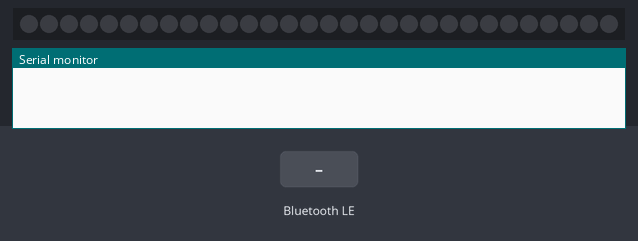
Simulated run of this sketch. Board: ESP32. On the bench: 30 RGB LEDs in strip order, left to right, the last lines printed to the serial monitor. The test bench sets the inputs (shaded band). Nothing arrives over Bluetooth unless stated; a phone connects over Bluetooth LE 3 s after start.

Above: at 1.2 s.
1.3 s: Bluetooth LE write "on" received
At 2.5 s:
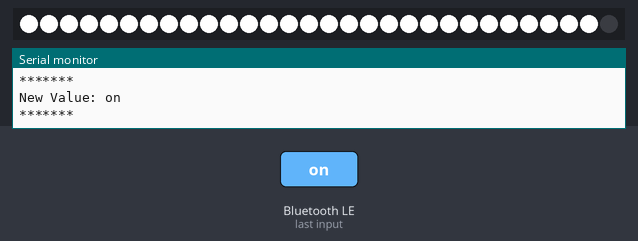
Timing chart, 0 to 4.3 s (numbered marks = the images above; inputs shaded):
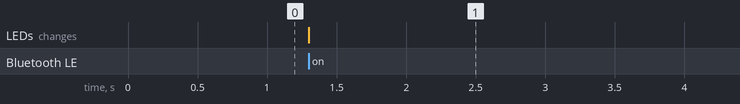

The sketch:

microcontroller.ino
```cpp
#include <BLEDevice.h>
#include <BLEUtils.h>
#include <BLEServer.h>
#include <Adafruit_NeoPixel.h>

#define RED strip.Color(255, 0, 0)
#define GREEN strip.Color(0, 255, 0)
#define BLUE strip.Color(0, 0, 255)
#define WHITE strip.Color(255, 255, 255)
#define BLACK strip.Color(0, 0, 0)

#define LED_PIN 10
#define LED_COUNT 30
Adafruit_NeoPixel strip(LED_COUNT, LED_PIN, NEO_GRB + NEO_KHZ800);


#define SERVICE_UUID        "4fafc201-1fb5-459e-8fcc-c5c9c331914b"
#define CHARACTERISTIC_UUID "beb5483e-36e1-4688-b7f5-ea07361b26a8"

BLEServer *pServer;

void show(uint32_t color) {
  strip.fill(color, 0, 29);
  strip.show();
}

void showLED(uint8_t led, uint32_t color) {
  strip.setPixelColor(led, color);
  strip.show();
}

class MyCallbacks: public BLECharacteristicCallbacks {
  void onWrite(BLECharacteristic *pCharacteristic) {
    // raw data packet:
    std::string value = pCharacteristic->getValue();
    if (value.length() > 0) {
      if (value == "on") {
        show(WHITE);
      } else if (value == "red") {
        show(RED);
      } else if (value == "off") {
        show(BLACK);
      } else if (value.substr(0, 6) == "setAll") {
        Serial.println("Setting custom color");

        Serial.println(std::stoi(value.substr(7, 2), 0, 16));

        uint8_t red = std::stoi(value.substr(7, 2), 0, 16);
        uint8_t green = std::stoi(value.substr(9, 2), 0, 16);
        uint8_t blue = std::stoi(value.substr(11, 2), 0, 16);

        show(strip.Color(red, green, blue));
      } else if (value.substr(0, 3) == "set") {
        uint8_t red = std::stoi(value.substr(4, 2), 0, 16);
        uint8_t green = std::stoi(value.substr(6, 2), 0, 16);
        uint8_t blue = std::stoi(value.substr(8, 2), 0, 16);

        uint8_t led = std::stoi(value.substr(11, 2));
        showLED(led, strip.Color(red, green, blue));
      }
      Serial.println("*******");
      Serial.print("New Value: ");
      for (int i = 0; i < value.length(); i++) {
        Serial.print(value[i]);
      }

      Serial.println();
      Serial.println("*******");
    }
  }
};

class ServerCallbacks: public BLEServerCallbacks {
  void onConnect(BLEServer* pServer, esp_ble_gatts_cb_param_t* param) {
    // std::map<uint16_t, conn_status_t> clients = pServer->getPeerDevices(true);
    // Serial.println(">> New Connection");

    // for (std::map<uint16_t, conn_status_t>::iterator it = clients.begin(); it != clients.end(); ++it) {
    //   Serial.printf("Device: %s %s\n", it->first, it->second);
    // }
    for (int i = 0; i < 3; i++) {
      show(GREEN);
      sleep(1);
      show(BLACK);
      sleep(1);
    }
    Serial.println("<< New Connection");
  }

  void onDisconnect(BLEServer* pServer) {
    Serial.println(">> Disconnected");
    for (int i = 0; i < 3; i++) {
      show(RED);
      sleep(1);
      show(BLACK);
      sleep(1);
    }
    Serial.println("<< Disconnected");
  }
};

void setup() {
  // put your setup code here, to run once:
  strip.begin();
  strip.show();
  Serial.begin(115200);

  BLEDevice::init("Light Control");
  pServer = BLEDevice::createServer();
  pServer->setCallbacks(new ServerCallbacks());

  BLEService *pService = pServer->createService(SERVICE_UUID);

  BLECharacteristic *pCharacteristic = pService->createCharacteristic(
                                         CHARACTERISTIC_UUID,
                                         BLECharacteristic::PROPERTY_READ |
                                         BLECharacteristic::PROPERTY_WRITE
                                        );

  pCharacteristic->setCallbacks(new MyCallbacks());

  pCharacteristic->setValue("Hello, World!");
  pService->start();

  BLEAdvertising *pAdvertising = pServer->getAdvertising();

  BLEAdvertisementData advertisementData = BLEAdvertisementData();
  advertisementData.setName("Light Control");

  pAdvertising->setScanResponseData(advertisementData);

  pAdvertising->start();

}

void loop() {
  // put your main code here, to run repeatedly:
  BLEAdvertising *pAdvertising = pServer->getAdvertising();
  BLEAdvertisementData advertisementData = BLEAdvertisementData();
  advertisementData.setName("Light Control");

  pAdvertising->setScanResponseData(advertisementData);

  if (pServer->getConnectedCount() == 0) {
    pAdvertising->start();
  }

  delay(2000);
}
```

Measured:
- after the input at 1.3 s, the LEDs: change at once (image 1)
